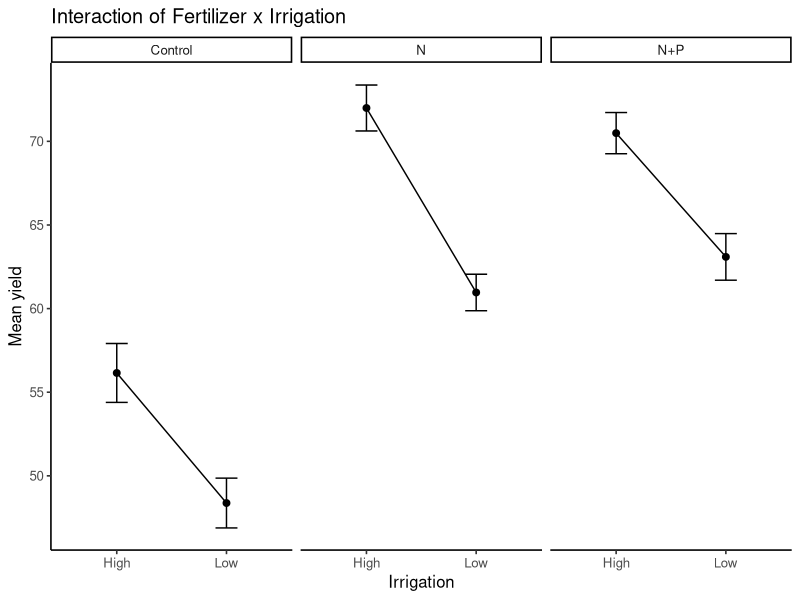
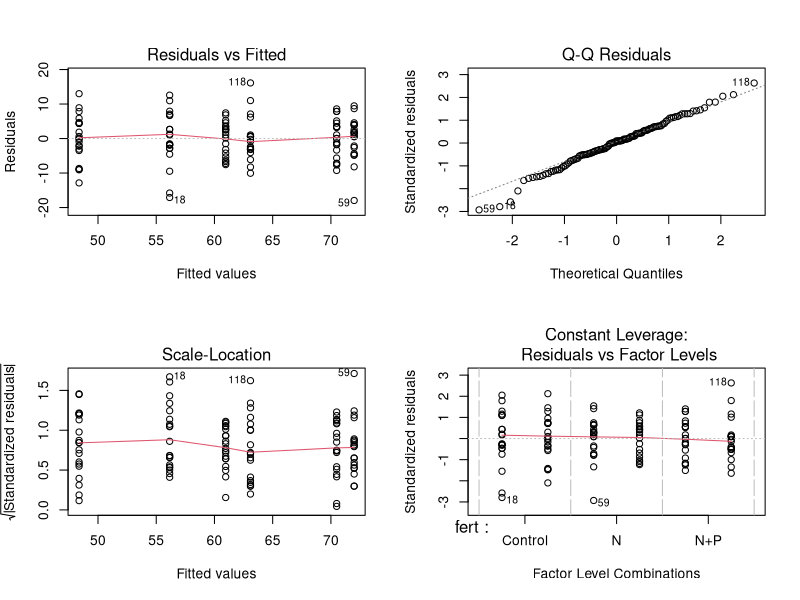

Here is the R script that generated these plots, in order:
# installing Packages
# install.packages(c("tidyverse", "car", "emmeans", "effectsize", "performance", "broom", "kableExtra"))
library(tidyverse)

# Importing the dataset
d <- read.csv("cropdata.csv")

# Quick Exploratory Descriptive Analysis
summs <- d %>%
  group_by(fert, irr) %>%
  summarise(mean = mean(y), se = sd(y)/sqrt(n()), .groups = "drop")

print(summs)

# Quick Data Summary Visualization
library(ggplot2)
ggplot(summs, aes(irr, mean, group = fert))+
  geom_line() +
  geom_point(size = 2) +
  geom_errorbar(aes(ymin=mean-se, ymax=mean+se), width = .2)+
  facet_wrap(~fert, nrow = 1) +
  labs(x="Irrigation", y="Mean yield",
       title="Interaction of Fertilizer x Irrigation") +
  theme_classic(base_size = 12)

# Fit the model
m <- aov(y ~ fert + irr + fert * irr, data = d)
summary(m)

# Assumptions visual checks
par(mfrow=c(2,2))
plot(m)
par(mfrow=c(1,1))

# Shapiro-Wilk on residuals (normality)
res <- residuals(m)
shapiro.test(res)

# Levene's test for equal variances 
library(car)
leveneTest(y ~ fert*irr, data = d, center = median)

# Interaction contrasts (simple effects): 
# effect of fert at each level of irr
library(emmeans)
contrast(emmeans(m, ~ fert | irr), method = "pairwise", adjust = "tukey")

# effect of irr at each level of fert
library(emmeans)
contrast(emmeans(m, ~ irr | fert), method = "pairwise", adjust = "tukey")

# Main-effect comparisons (only if interaction is negligible)
contrast(emmeans(m, ~fert), method = "tukey")
contrast(emmeans(m, ~irr), method = "tukey")

# CLD letters
library(multcomp)
# install.packages("multcompView")
library(multcompView)
group_letters <- cld(emmeans(m, ~ fert * irr), Letters = letters)
print(group_letters)

# Publication-ready ANOVA table
library(broom)
library(kableExtra)

aov_tab <- Anova(m, type = 3) %>%
  tidy() %>%
  mutate(p.value = signif(p.value, 3))

kbl(aov_tab, digits = 3, caption = "Two-way ANOVA") %>%
  kable_classic(full_width = FALSE, html_font = "Times New Roman")
